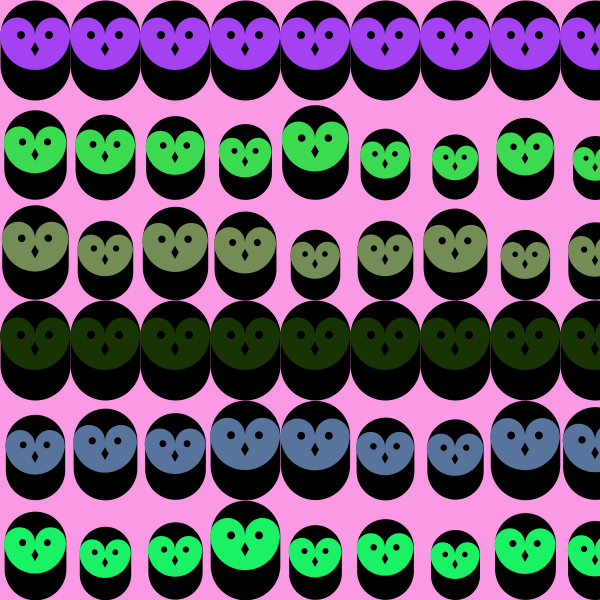
Frame 1 (no input)
Frame 60 (the mouse pressed at the canvas centre just before this capture): identical to frame 1, image omitted
Frame 120 (the mouse held since frame 60 and released just before this capture): identical to frame 1, image omitted

The Processing sketch that drew this single still picture (run headless with seeded random() and noise(); from frame 60 on, the mouse is pressed at the canvas centre):

// Processing sketch: processing_140282
// ── processing_140282.pde

color a = color(random(255), random(255), random(255));
color b = color(random(255), random(255), random(255));
color c = color(random(255), random(255), random(255));
color d = color(random(255), random(255), random(255));
color e = color(random(255), random(255), random(255));
color f = color(random(255), random(255), random(255));
//float g = random(0.25, 1.0);
//float h = random(0.25, 1.0);
//float i = random(0.25, 1.0);
//float j = random(0.25, 1.0);
//float k = random(0.25, 1.0);
//float l = random(0.25, 1.0);
 
 
void setup()
{
  //600 width by 800 height
  size(600, 600);
  //smooth lines
  smooth();
}
 
void draw()
{
  //grey background
  background(250, 154, 228);
  randomSeed(0);
  for (int x=35; x < width + 70; x += 70)
  {
    float g = random(1.0, 1.0);
    float h = random(0.60, 1.0);
    float i = random(0.70, 1.0);
    float j = random(1.0, 1.0);
    float k = random(0.80, 1.0);
    float l = random(0.70, 1.0);
    owl(x, 100, a, g);
    owl(x, 200, b, h);
    owl(x, 300, c, i);
    owl(x, 400, d, j);
    owl(x, 500, e, k);
    owl(x, 600, f, l);
  }
}
 
void owl(int x, int y, int c, float s)
{
  pushMatrix();
  translate(x, y);
  scale(s);
  stroke(0);
  //thickness of the line
  strokeWeight(70);
  //body of owl
  line(0, -35, 0, -65);
  //stroke now turned off
  noStroke();
  //left eye dome
  //random fill on left eye dome
  fill(c);
  ellipse(-17.5, -65, 35, 35);
  //right eye dome
  //random fill on right eye dome
  fill(c);
  ellipse(17.5, -65, 35, 35);
  //chin and random fill
  fill(c);
  arc(0, -65, 70, 70, 0, PI);
  //black fill
  fill(0);
  //left eye
  ellipse(-14, -65, 8, 8);
  //right eye
  ellipse(14, -65, 8, 8);
  //beak
  fill(0);
  quad(0, -58, 4, -51, 0, -44, -4, -51);
  popMatrix();
}
